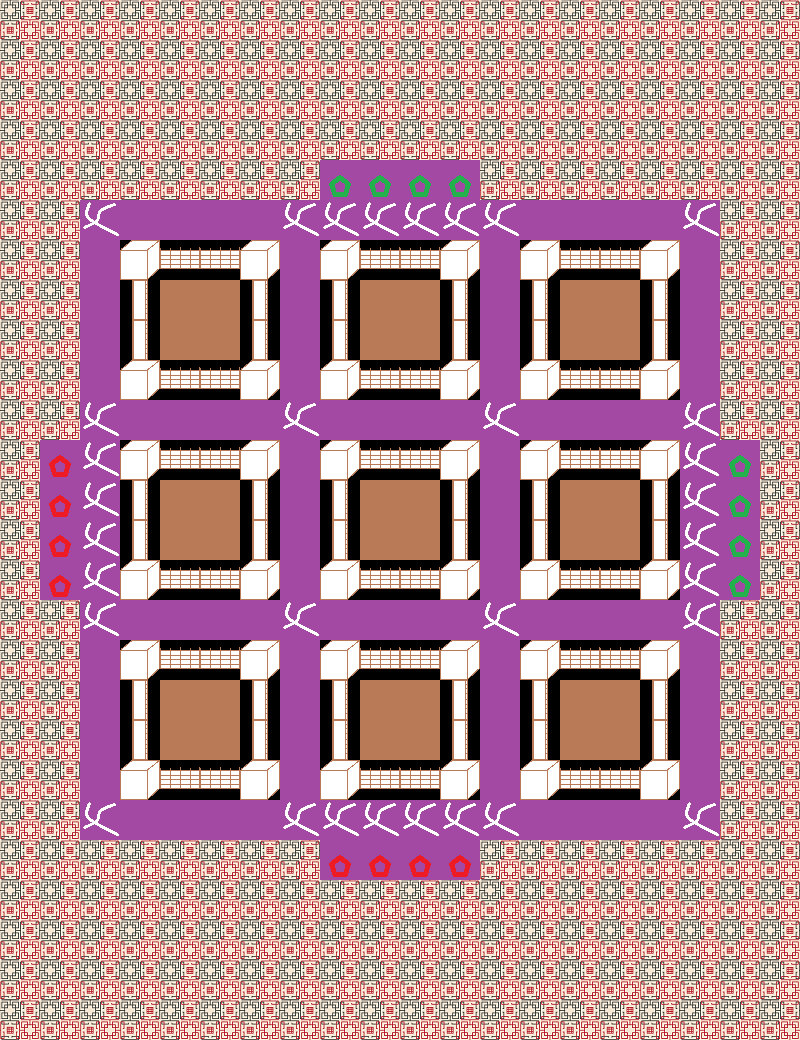

Rendered tile map (Tiled .tmx) drawn with the repository's tilesets; below, a short description and the map source with its tile grids summarised:
An orthogonal 20x26 tile map with 40x40 px tiles, 1 tile layer (background).

<map version="1.0" orientation="orthogonal" renderorder="left-up" width="20" height="26" tilewidth="40" tileheight="40" nextobjectid="6">
 <tileset firstgid="1" name="tiles" tilewidth="40" tileheight="40" tilecount="520" columns="20">
  <image source="TileSet.png" trans="ff00ff" width="800" height="1040" />
  <tile id="0">
   <properties>
    <property name="Reachable" type="bool" value="false" />
   </properties>
  </tile>
  <tile id="2">
   <properties>
    <property name="Reachable" type="bool" value="true" />
   </properties>
  </tile>
  <tile id="4">
   <properties>
    <property name="Reachable" type="bool" value="true" />
    <property name="Type" value="Hub" />
   </properties>
  </tile>
  <tile id="6">
   <properties>
    <property name="Reachable" type="bool" value="false" />
   </properties>
  </tile>
  <tile id="8">
   <properties>
    <property name="Reachable" type="bool" value="true" />
    <property name="Type" value="Camp1" />
   </properties>
  </tile>
  <tile id="10">
   <properties>
    <property name="Reachable" type="bool" value="true" />
    <property name="Type" value="Camp2" />
   </properties>
  </tile>
  <tile id="42">
   <properties>
    <property name="Type" value="Tower" />
   </properties>
  </tile>
  <tile id="43">
   <properties>
    <property name="Type" value="Wall" />
   </properties>
  </tile>
  <tile id="62">
   <properties>
    <property name="Type" value="Wall" />
   </properties>
  </tile>
 </tileset>
 <layer name="background" width="20" height="26">
  <data>[520 cells, 520 non-empty, 9 distinct tile ids]</data>
 </layer>
</map>